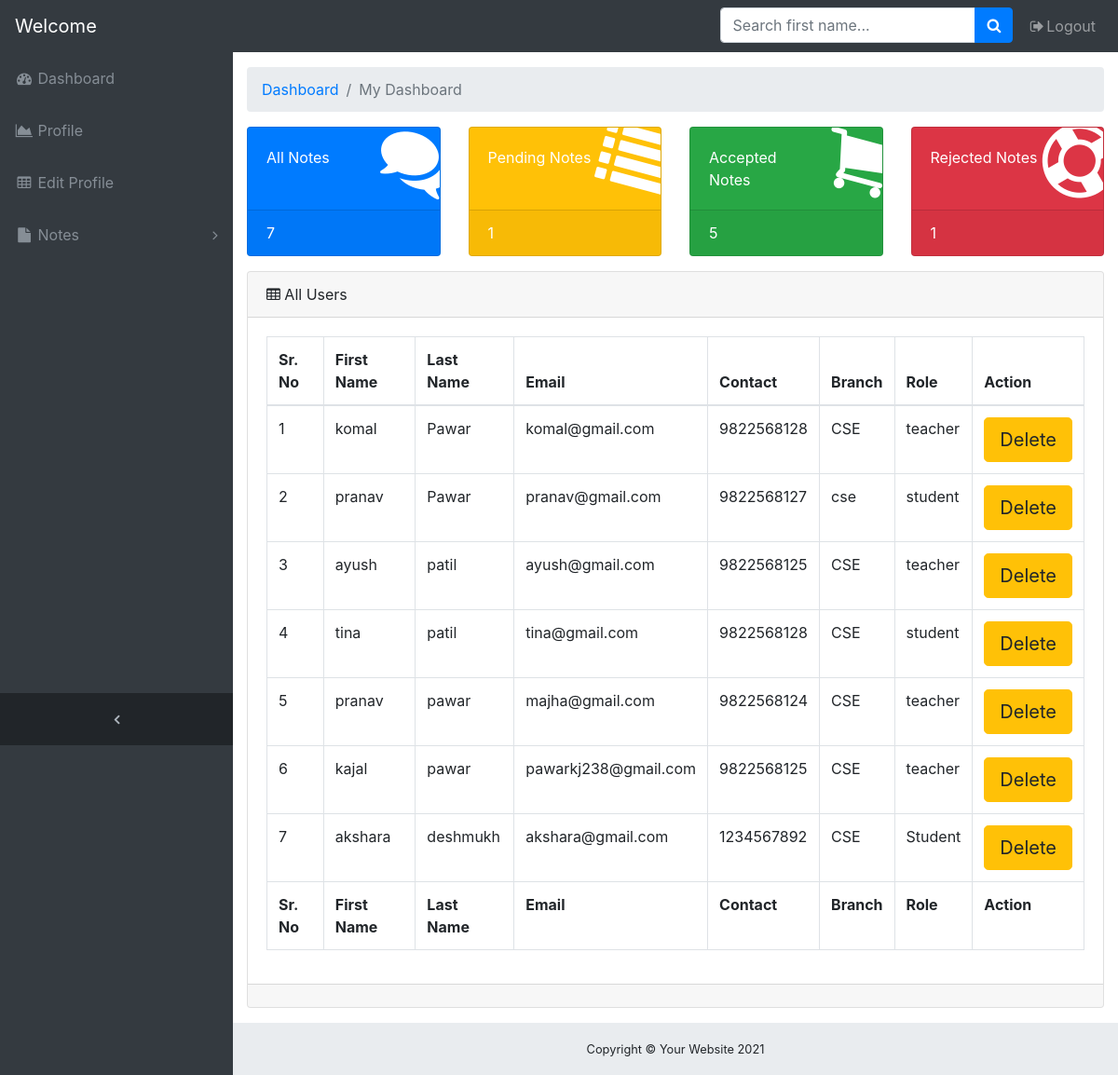
Page /notes/admindashboard/ on the committed database.
### onlinenotes/models.py (models this page shows, shortened)
class signup(models.Model):
    user = models.ForeignKey(User,on_delete=models.CASCADE)
    contact = models.CharField(max_length=10)
    branch = models.CharField(max_length=30)
    role = models.CharField(max_length=30)

### onlinenotes/views.py (the view)
# urls.py: path('admindashboard/',views.admindashboard,name="admindashboard"),
def admindashboard(request):
    alluser = signup.objects.all()
    accept = notes.objects.filter(status='accepted').count()
    all = notes.objects.all().count()
    reject = notes.objects.filter(status='rejected').count()
    pend = notes.objects.filter(status='pending').count()
    context={'alluser':alluser,'accept':accept,'all':all,'reject':reject,'pend':pend}
    return render(request,'onlinenotes/admindashboard.html',context)

### onlinenotes/templates/onlinenotes/admindashboard.html (shortened to what this page needs)
<!DOCTYPE html>
{% load static %}
<html lang="en">
<head>
    <link rel="stylesheet" href="https://stackpath.bootstrapcdn.com/bootstrap/4.5.2/css/bootstrap.min.css">
    <link href="//netdna.bootstrapcdn.com/bootstrap/3.0.0/css/bootstrap-glyphicons.css" rel="stylesheet">
    <link rel="stylesheet" href="https://cdnjs.cloudflare.com/ajax/libs/font-awesome/4.7.0/css/font-awesome.min.css">
    <link rel="stylesheet" href="https://cdn.jsdelivr.net/npm/@fortawesome/fontawesome-free@5.15.3/css/fontawesome.min.css">
    <link rel="stylesheet" href="{% static 'css/admindash.css' %}">
</head>
<body class="fixed-nav sticky-footer bg-dark" id="page-top">
    <nav class="navbar navbar-expand-lg navbar-dark bg-dark fixed-top" id="mainNav">
      <a class="navbar-brand" href="{% url 'profile' user.id %}">Welcome {{user.username}}</a>
      <div class="collapse navbar-collapse" id="navbarResponsive">
        <ul class="navbar-nav navbar-sidenav" id="exampleAccordion">
          <li class="nav-item" data-toggle="tooltip" data-placement="right" title="Dashboard">
            <a class="nav-link" href="{% url 'admindashboard' %}">
              <i class="fa fa-fw fa-dashboard"></i>
              <span class="nav-link-text">Dashboard</span>
            </a>
          </li>
          <li class="nav-item" data-toggle="tooltip" data-placement="right" title="Charts">
            <a class="nav-link" href="{% url 'profile' user.id %}">
              <i class="fa fa-fw fa-area-chart"></i>
              <span class="nav-link-text">Profile</span>
            </a>
          </li>
          <li class="nav-item" data-toggle="tooltip" data-placement="right" title="Tables">
            <a class="nav-link" href="{% url 'editprofile' user.id %}">
              <i class="fa fa-fw fa-table"></i>
              <span class="nav-link-text">Edit Profile</span>
            </a>
          </li>
          <li class="nav-item" data-toggle="tooltip" data-placement="right" title="Components">
            <a class="nav-link nav-link-collapse collapsed" data-toggle="collapse" href="#collapseComponents" data-parent="#exampleAccordion">
              <i class="fa fa-fw fa-file"></i>
              <span class="nav-link-text">Notes</span>
            </a>
          </li>
        </ul>
        <ul class="navbar-nav sidenav-toggler">
          <li class="nav-item">
            <a class="nav-link text-center" id="sidenavToggler">
              <i class="fa fa-fw fa-angle-left"></i>
            </a>
          </li>
        </ul>
        <ul class="navbar-nav ml-auto">
          <li class="nav-item">
            <form class="form-inline my-2 my-lg-0 mr-lg-2" action="{% url 'search' %}" method="get">
              <div class="input-group">
                <input class="form-control" name="subquery" type="text" placeholder="Search first name...">
                <span class="input-group-append">
                  <button class="btn btn-primary" type="submit">
                    <i class="fa fa-search"></i>
                  </button>
                </span>
              </div>
            </form>
          </li>
          <li class="nav-item">
            <a class="nav-link" href="{% url 'logout' %}" data-toggle="modal" data-target="#exampleModal">
              <i class="fa fa-fw fa-sign-out"></i>Logout</a>
          </li>
        </ul>
      </div>
    </nav>
    <div class="content-wrapper">
      <div class="container-fluid">
        <ol class="breadcrumb">
          <li class="breadcrumb-item">
            <a href="{% url 'admindashboard' %}">Dashboard</a>
          </li>
          <li class="breadcrumb-item active">My Dashboard</li>
        </ol>
        <div class="row">
          <div class="col-xl-3 col-sm-6 mb-3">
            <div class="card text-white bg-primary o-hidden h-100">
              <div class="card-body">
                <div class="card-body-icon">
                  <i class="fa fa-fw fa-comments"></i>
                </div>
                <div class="mr-5">All Notes</div>
              </div>
              <a class="card-footer text-white clearfix large z-1" href="{% url 'allnotes' %}">
                <span class="float-left">{{all}}</span>
              </a>
            </div>
          </div>
          <div class="col-xl-3 col-sm-6 mb-3">
            <div class="card text-white bg-warning o-hidden h-100">
              <div class="card-body">
                <div class="card-body-icon">
                  <i class="fa fa-fw fa-list"></i>
                </div>
                <div class="mr-5">Pending Notes</div>
              </div>
              <a class="card-footer text-white clearfix large z-1" href="{% url 'pendingnotes' %}">
                <span class="float-left">{{pend}}</span>
              </a>
            </div>
          </div>
          <div class="col-xl-3 col-sm-6 mb-3">
            <div class="card text-white bg-success o-hidden h-100">
              <div class="card-body">
                <div class="card-body-icon">
                  <i class="fa fa-fw fa-shopping-cart"></i>
                </div>
                <div class="mr-5">Accepted Notes</div>
              </div>
              <a class="card-footer text-white clearfix large z-1" href="{% url 'acceptednotes' %}">
                <span class="float-left">{{accept}}</span>
              </a>
            </div>
          </div>
          <div class="col-xl-3 col-sm-6 mb-3">
            <div class="card text-white bg-danger o-hidden h-100">
              <div class="card-body">
                <div class="card-body-icon">
                  <i class="fa fa-fw fa-support"></i>
                </div>
                <div class="mr-5">Rejected Notes</div>
              </div>
              <a class="card-footer text-white clearfix large z-1" href="{% url 'rejectednotes' %}">
                <span class="float-left">{{reject}}</span>
              </a>
            </div>
          </div>
        </div>
        <div class="card mb-3">
          <div class="card-header">
            <i class="fa fa-table"></i> All Users</div>
          <div class="card-body">
            <div class="table-responsive">
              <table class="table table-bordered" id="dataTable" width="100%" cellspacing="0">
                <thead>
                  <tr>
                    <th>Sr. No</th>
                    <th>First Name</th>
                    <th>Last Name</th>
                    <th>Email</th>
                    <th>Contact</th>
                    <th>Branch</th>
                    <th>Role</th>
                    <th>Action</th>
                  </tr>
                </thead>
                <tfoot>
                  <tr>
                    <th>Sr. No</th>
                    <th>First Name</th>
                    <th>Last Name</th>
                    <th>Email</th>
                    <th>Contact</th>
                    <th>Branch</th>
                    <th>Role</th>
                    <th>Action</th>
                  </tr>
                </tfoot>
                <tbody>
                  {% for i in alluser %}
                    <tr>
                      <td>{{forloop.counter}}</td>
                      <td>{{i.user.first_name}}</td>
                      <td>{{i.user.last_name}}</td>
                      <td>{{i.user.email}}</td>
                      <td>{{i.contact}}</td>
                      <td>{{i.branch}}</td>
                      <td>{{i.role}}</td>
                      <td><form method="POST"><a href="{% url 'delete' i.id %}" class="btn btn-warning btn-lg">Delete</a></form></td>
                    </tr>
                  {% endfor %}
                </tbody>
              </table>
            </div>
          </div>
          <div class="card-footer small text-muted"></div>
        </div>
      </div>
      <footer class="sticky-footer">
        <div class="container">
          <div class="text-center">
            <small>Copyright © Your Website 2021</small>
          </div>
        </div>
      </footer>
    </div>
  </body>
</html>

### onlinenotes/static/css/admindash.css (style rules this page uses)
html { position: relative; min-height: 100%; }
body { overflow-x: hidden; }
body.sticky-footer { margin-bottom: 56px; }
body.sticky-footer .content-wrapper { min-height: calc(100vh - 56px - 56px); }
body.fixed-nav { padding-top: 56px; }
.content-wrapper { min-height: calc(100vh - 56px); padding-top: 1rem; }
.o-hidden { overflow: hidden !important; }
.z-1 { z-index: 1; }
#mainNav .navbar-collapse { overflow: auto; max-height: 75vh; }
#mainNav .navbar-collapse .navbar-nav .nav-item .nav-link { cursor: pointer; }
#mainNav .navbar-collapse .navbar-sidenav .nav-link-collapse:after { float: right; content: '\f107'; font-family: 'FontAwesome'; }
#mainNav .navbar-collapse .navbar-sidenav .nav-link-collapse.collapsed:after { content: '\f105'; }
#mainNav .navbar-collapse .sidenav-toggler { display: none; }
@media (min-width: 992px) { #mainNav .navbar-brand { width: 250px; } }
@media (min-width: 992px) { #mainNav .navbar-collapse { overflow: visible; max-height: none; } }
@media (min-width: 992px) { #mainNav .navbar-collapse .navbar-sidenav { position: absolute; top: 0; left: 0; -webkit-flex-direction: column; -ms-flex-direction: column; flex-direction: column; margin-top: 56px; } }
@media (min-width: 992px) { #mainNav .navbar-collapse .navbar-sidenav > .nav-item { width: 250px; padding: 0; } }
@media (min-width: 992px) { #mainNav .navbar-collapse .navbar-sidenav > .nav-item > .nav-link { padding: 1em; } }
#mainNav.fixed-top .sidenav-toggler { display: none; }
@media (min-width: 992px) { #mainNav.fixed-top .navbar-sidenav { height: calc(100vh - 112px); } }
@media (min-width: 992px) { #mainNav.fixed-top .sidenav-toggler { position: absolute; top: 0; left: 0; display: flex; -webkit-flex-direction: column; -ms-flex-direction: column; flex-direction: column; margin-top: calc(100vh - 56px); } }
@media (min-width: 992px) { #mainNav.fixed-top .sidenav-toggler > .nav-item { width: 250px; padding: 0; } }
@media (min-width: 992px) { #mainNav.fixed-top .sidenav-toggler > .nav-item > .nav-link { padding: 1em; } }
#mainNav.fixed-top.navbar-dark .sidenav-toggler { background-color: #212529; }
#mainNav.fixed-top.navbar-dark .sidenav-toggler a i { color: #adb5bd; }
.content-wrapper { overflow-x: hidden; background: white; }
@media (min-width: 992px) { .content-wrapper { margin-left: 250px; } }
#sidenavToggler i { font-weight: 800; }
#mainNav.navbar-dark .navbar-collapse .navbar-sidenav .nav-link-collapse:after { color: #868e96; }
#mainNav.navbar-dark .navbar-collapse .navbar-sidenav > .nav-item > .nav-link { color: #868e96; }
@media (min-width: 992px) { #mainNav.navbar-dark .navbar-collapse .navbar-sidenav { background: #343a40; } }
.card-body-icon { position: absolute; z-index: 0; top: -25px; right: -25px; font-size: 5rem; -webkit-transform: rotate(15deg); -ms-transform: rotate(15deg); transform: rotate(15deg); }
footer.sticky-footer { position: absolute; right: 0; bottom: 0; width: 100%; height: 56px; background-color: #e9ecef; line-height: 55px; }
@media (min-width: 992px) { footer.sticky-footer { width: calc(100% - 250px); } }

### rows in the picture
signup: user.first_name "komal", user.last_name "Pawar", user.email "komal@gmail.com", contact "9822568128", branch "CSE", role "teacher"
signup: user.first_name "pranav", user.last_name "Pawar", user.email "pranav@gmail.com", contact "9822568127", branch "cse", role "student"
signup: user.first_name "ayush", user.last_name "patil", user.email "ayush@gmail.com", contact "9822568125", branch "CSE", role "teacher"
signup: user.first_name "tina", user.last_name "patil", user.email "tina@gmail.com", contact "9822568128", branch "CSE", role "student"
signup: user.first_name "pranav", user.last_name "pawar", user.email "majha@gmail.com", contact "9822568124", branch "CSE", role "teacher"
signup: user.first_name "kajal", user.last_name "pawar", user.email "pawarkj238@gmail.com", contact "9822568125", branch "CSE", role "teacher"
signup: user.first_name "akshara", user.last_name "deshmukh", user.email "akshara@gmail.com", contact "1234567892", branch "CSE", role "Student"

### other values in the picture
{{ all }} "7"
{{ pend }} "1"
{{ accept }} "5"
{{ reject }} "1"
